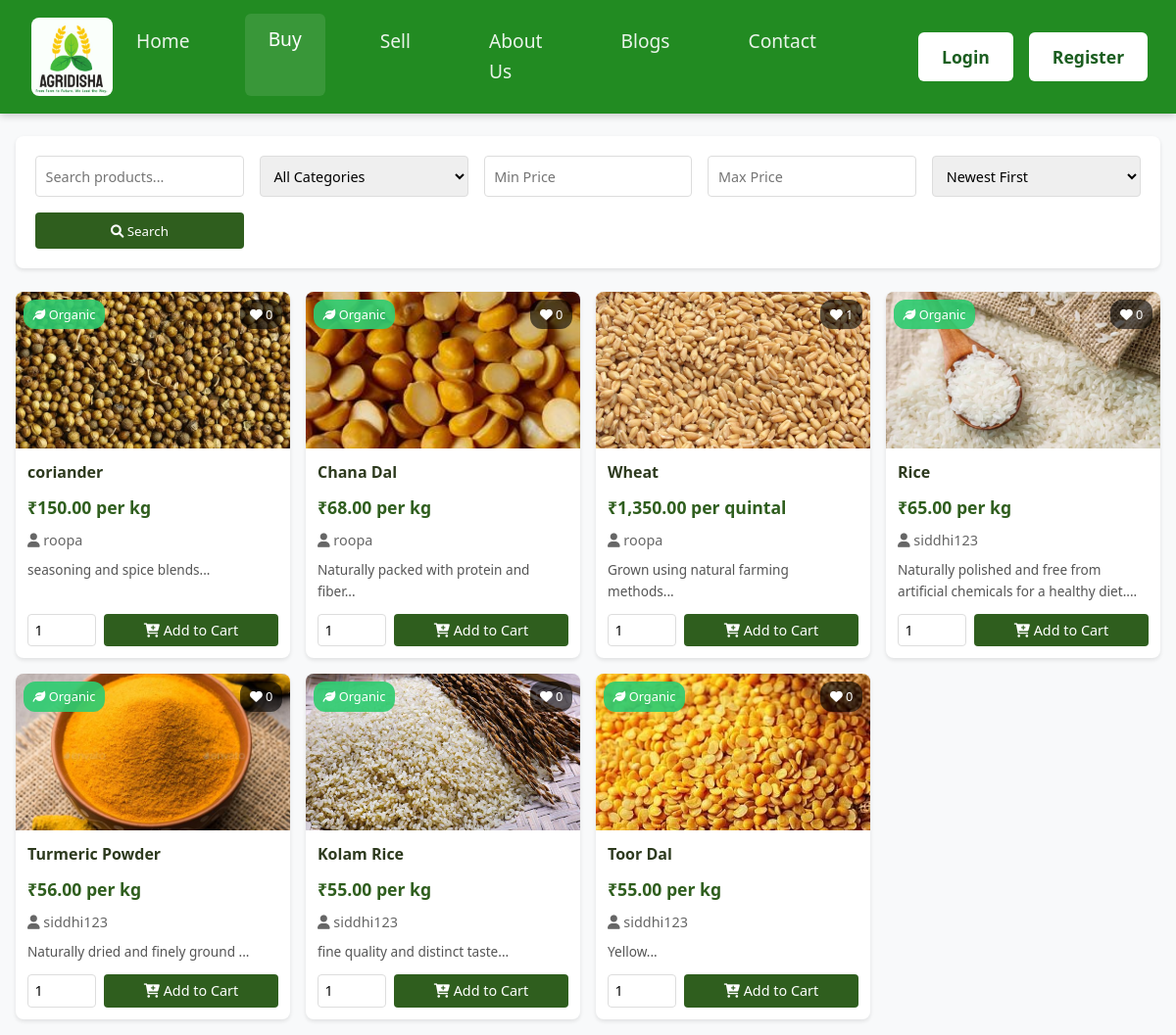
The app's page /buy1.php?tab=buy with its own data.
### tables this page shows
CREATE TABLE IF NOT EXISTS `products` (
  `id` int NOT NULL AUTO_INCREMENT,
  `name` varchar(255) NOT NULL,
  `description` text,
  `price` decimal(10,2) NOT NULL,
  `unit` varchar(50) NOT NULL,
  `quantity` int NOT NULL,
  `category` varchar(100) NOT NULL,
  `location` varchar(100) NOT NULL,
  `image_url` varchar(255) DEFAULT NULL,
  `seller_id` int NOT NULL,
  `organic_certified` tinyint(1) DEFAULT '0',
  `in_stock` tinyint(1) DEFAULT '1',
  `delivery_options` varchar(255) DEFAULT NULL,
  `created_at` timestamp NULL DEFAULT CURRENT_TIMESTAMP,
  `updated_at` timestamp NULL DEFAULT CURRENT_TIMESTAMP ON UPDATE CURRENT_TIMESTAMP,
  PRIMARY KEY (`id`),
  KEY `seller_id` (`seller_id`)
);

CREATE TABLE IF NOT EXISTS `users` (
  `id` int NOT NULL AUTO_INCREMENT,
  `username` varchar(100) NOT NULL,
  `email` varchar(100) NOT NULL,
  `password_hash` varchar(255) NOT NULL,
  `role` enum('Farmer','Buyer','Admin') NOT NULL,
  `status` enum('approved','pending') NOT NULL DEFAULT 'pending',
  `otp` varchar(6) NOT NULL,
  `otp_verified` tinyint(1) DEFAULT '0',
  `otp_timestamp` timestamp NULL DEFAULT CURRENT_TIMESTAMP,
  `reset_token` varchar(300) DEFAULT NULL,
  `reset_token_expiry` datetime DEFAULT NULL,
  `address_line1` varchar(255) DEFAULT NULL,
  `address_line2` varchar(255) DEFAULT NULL,
  `city` varchar(100) DEFAULT NULL,
  `state` varchar(100) DEFAULT NULL,
  `postal_code` varchar(20) DEFAULT NULL,
  `country` varchar(100) DEFAULT NULL,
  `phone` varchar(20) DEFAULT NULL,
  PRIMARY KEY (`id`),
  UNIQUE KEY `email` (`email`)
);

### buy1.php (the view, shortened to what this page needs)
<?php
include 'db.php';
$where_conditions = ["p.in_stock = 1"];
$sort_options = [
    'price_asc' => 'p.price ASC',
    'price_desc' => 'p.price DESC',
    'newest' => 'p.created_at DESC',
    'name_asc' => 'p.name ASC'
];
$sort = isset($_GET['sort']) && array_key_exists($_GET['sort'], $sort_options)
    ? $sort_options[$_GET['sort']]
    : 'p.created_at DESC';
$where_clause = !empty($where_conditions) ? "WHERE " . implode(" AND ", $where_conditions) : "";
$query = "
    SELECT p.*, u.username as seller_name,
           (SELECT COUNT(*) FROM wishlist w WHERE w.product_id = p.id) as wishlist_count
    FROM products p
    JOIN users u ON p.seller_id = u.id
    $where_clause
    ORDER BY $sort
";
$stmt = $conn->prepare($query);
$stmt->execute();
$result = $stmt->get_result();
include 'header.php';
?>
<!DOCTYPE html>
<html lang="en">
<head>
    <link href="https://cdnjs.cloudflare.com/ajax/libs/font-awesome/6.0.0/css/all.min.css" rel="stylesheet">
</head>
<body>
    <div class="container">
        <div class="search-container">
            <form method="GET" action="" class="search-form">
                <div class="search-filters">
                    <input type="text" name="search" placeholder="Search products..."
                           value="<?php echo isset($_GET['search']) ? htmlspecialchars($_GET['search']) : ''; ?>"
                           class="search-input">
                    <select name="category" class="filter-select">
                        <option value="">All Categories</option>
                    </select>
                    <input type="number" name="min_price" placeholder="Min Price"
                           value="<?php echo isset($_GET['min_price']) ? htmlspecialchars($_GET['min_price']) : ''; ?>"
                           class="price-input">
                    <input type="number" name="max_price" placeholder="Max Price"
                           value="<?php echo isset($_GET['max_price']) ? htmlspecialchars($_GET['max_price']) : ''; ?>"
                           class="price-input">
                    <select name="sort" class="sort-select">
                        <option value="newest" <?php echo (!isset($_GET['sort']) || $_GET['sort'] == 'newest') ? 'selected' : ''; ?>>Newest First</option>
                    </select>
                    <button type="submit" class="search-btn">
                        <i class="fas fa-search"></i> Search
                    </button>
                </div>
            </form>
        </div>
        <div class="products-grid">
            <?php while($product = $result->fetch_assoc()): ?>
                <div class="product-card">
                    <div class="wishlist-count">
                        <i class="fas fa-heart"></i> <?php echo $product['wishlist_count']; ?>
                    </div>
                    <img src="<?php echo htmlspecialchars($product['image_url'] ?? 'default-product.jpg'); ?>"
                         alt="<?php echo htmlspecialchars($product['name']); ?>"
                         class="product-image">
                    <div class="product-details">
                        <h3 class="product-title"><?php echo htmlspecialchars($product['name']); ?></h3>
                        <p class="product-price">₹<?php echo number_format($product['price'], 2); ?> per <?php echo htmlspecialchars($product['unit']); ?></p>
                        <p class="product-seller">
                            <i class="fas fa-user"></i> <?php echo htmlspecialchars($product['seller_name']); ?>
                        </p>
                        <p class="product-description"><?php echo htmlspecialchars(substr($product['description'], 0, 100)) . '...'; ?></p>
                        <?php if($product['organic_certified']): ?>
                            <div class="organic-badge">
                                <i class="fas fa-leaf"></i> Organic
                            </div>
                        <?php endif; ?>
                        <form method="POST" action="" class="cart-form">
                            <div class="quantity-wrapper">
                                <input type="number" name="quantity" value="1" min="1"
                                       max="<?php echo $product['quantity']; ?>"
                                       class="quantity-input">
                                <button type="submit" name="add_to_cart" class="add-to-cart-btn">
                                    <i class="fas fa-cart-plus"></i> Add to Cart
                                </button>
                            </div>
                        </form>
                    </div>
                </div>
            <?php endwhile; ?>
        </div>
    </div>
</body>
</html>

### header.php (style rules this page uses)
* { margin: 0; padding: 0; box-sizing: border-box; }
body { padding-top: 120px; font-family: system-ui, -apple-system, sans-serif; }

### buy1.php (style rules this page uses)
:root { --primary-color: #2F5E1E; --secondary-color: #4A8B2C; --background-color: #f8f9fa; --text-dark: #2D3A1E; --text-light: #ffffff; --card-shadow: 0 2px 4px rgba(0, 0, 0, 0.1); }
* { margin: 0; padding: 0; box-sizing: border-box; font-family: 'Segoe UI', Tahoma, Geneva, Verdana, sans-serif; }
body { background-color: var(--background-color); line-height: 1.6; }
.container { max-width: 1400px; margin: 0 auto; padding: 1rem; }
.search-container { background: white; padding: 1.25rem; border-radius: 8px; box-shadow: var(--card-shadow); margin-bottom: 1.5rem; }
.search-form { width: 100%; }
.search-filters { display: grid; grid-template-columns: repeat(auto-fit, minmax(200px, 1fr)); gap: 1rem; }
.search-input, .filter-select, .price-input, .sort-select { width: 100%; padding: 0.6rem; border: 1px solid #ddd; border-radius: 4px; font-size: 0.9rem; }
.search-btn { padding: 0.6rem 1.2rem; background: var(--primary-color); color: white; border: none; border-radius: 4px; cursor: pointer; transition: background-color 0.3s; width: 100%; }
.products-grid { display: grid; grid-template-columns: repeat(auto-fill, minmax(240px, 1fr)); gap: 1rem; }
.product-card { background: white; border-radius: 8px; box-shadow: var(--card-shadow); overflow: hidden; position: relative; transition: transform 0.3s; height: 100%; display: flex; flex-direction: column; }
.product-image { width: 100%; height: 160px; object-fit: cover; }
.product-details { padding: 0.75rem; flex-grow: 1; display: flex; flex-direction: column; }
.product-title { font-size: 1rem; margin-bottom: 0.5rem; color: var(--text-dark); }
.product-price { font-size: 1.1rem; color: var(--primary-color); font-weight: 600; margin-bottom: 0.5rem; }
.product-seller { font-size: 0.9rem; color: #666; margin-bottom: 0.5rem; }
.product-description { font-size: 0.85rem; color: #555; margin-bottom: 0.75rem; flex-grow: 1; }
.organic-badge { position: absolute; top: 8px; left: 8px; background: rgba(46, 204, 113, 0.9); color: white; padding: 0.3rem 0.6rem; border-radius: 12px; font-size: 0.8rem; }
.wishlist-count { position: absolute; top: 8px; right: 8px; background: rgba(0, 0, 0, 0.6); color: white; padding: 0.3rem 0.6rem; border-radius: 12px; font-size: 0.8rem; }
.cart-form { margin-top: auto; }
.quantity-wrapper { display: flex; gap: 0.5rem; }
.quantity-input { width: 70px; padding: 0.4rem; border: 1px solid #ddd; border-radius: 4px; font-size: 0.9rem; }
.add-to-cart-btn { flex-grow: 1; padding: 0.4rem; background: var(--primary-color); color: white; border: none; border-radius: 4px; cursor: pointer; font-size: 0.9rem; transition: background-color 0.3s; }

### records on screen
products: wishlist_count "0", image_url+name (picture), name "coriander", price "150.00", unit "kg", seller.username "roopa", description "seasoning and spice blends", organic_certified 1 (drawn)
products: wishlist_count "0", image_url (picture), name "Chana Dal", price "68.00", unit "kg", seller.username "roopa", description "Naturally packed with protein and fiber", organic_certified 1 (drawn)
products: wishlist_count "1", image_url (picture), name "Wheat", price "1,350.00", unit "quintal", seller.username "roopa", description "Grown using natural farming methods"
products: wishlist_count "0", image_url (picture), name "Rice", price "65.00", unit "kg", seller.username "siddhi123", description "Naturally polished and free from artificial chemicals for a healthy diet.", organic_certified 1 (drawn)
products: wishlist_count "0", image_url (picture), name "Turmeric Powder", price "56.00", unit "kg", seller.username "siddhi123", description "Naturally dried and finely ground", organic_certified 1 (drawn)
products: wishlist_count "0", image_url (picture), name "Kolam Rice", price "55.00", unit "kg", seller.username "siddhi123", description "fine quality and distinct taste", organic_certified 1 (drawn)
products: wishlist_count "0", image_url (picture), name "Toor Dal", price "55.00", unit "kg", seller.username "siddhi123", description "Yellow", organic_certified 1 (drawn)
